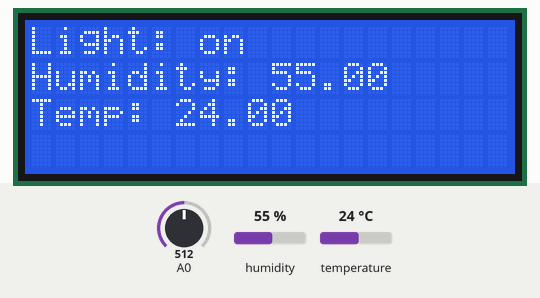
The sketch below on a simulated Arduino Uno, built with avr-gcc and run on an emulated ATmega328P. On the bench: 20×4 character LCD. The test bench sets the inputs (shaded band); at power-on: A0 = 512, humidity 55 %, temperature 24 °C.

Above: at 1.2 s.
1.3 s: A0 set to 988
7.3 s: A0 set to 1015
At 8.9 s:
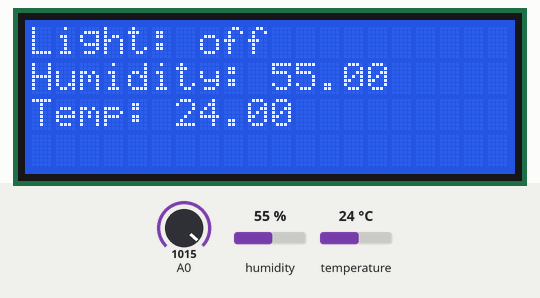
13.3 s: humidity set to 22 %
At 14.8 s:
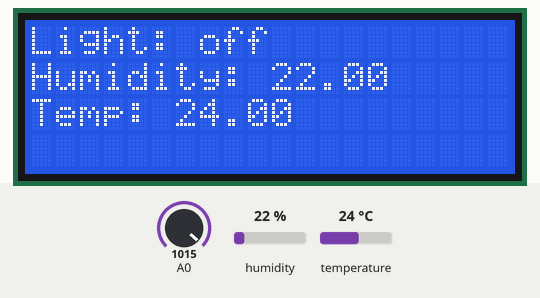
17.9 s: temperature set to 12 °C
At 19.9 s:
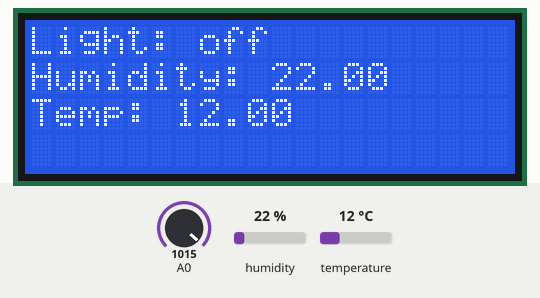
24.0 s: humidity set to 40 %
At 25.8 s:
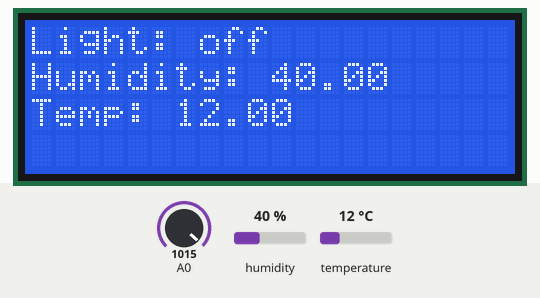
Timing chart, 0 to 27.3 s (numbered marks = the images above; inputs shaded):
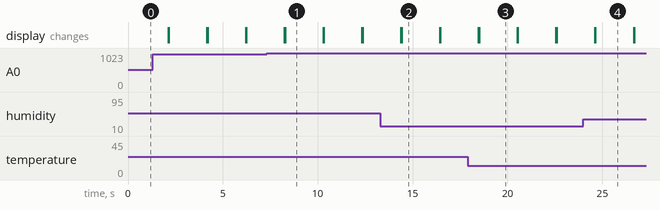

Measured:
- the behaviour switches between 1000 and 1001 on A0 (found by bisection; images 0 and 1)
- after the input at 7.3 s, the display: first differs from a run without the input after 0.98 s (image 1)
- after the input at 13.3 s, the display: first differs from a run without the input after 1.1 s (image 2)
- after the input at 17.9 s, the display: first differs from a run without the input after 0.60 s (image 3)
- after the input at 24.0 s, the display: first differs from a run without the input after 0.64 s (image 4)
- what the display in image 1 shows lasts 2.0 s, from 8.3 s to 10.3 s

The sketch:

sketch_jun05a.ino
```cpp
#include "DHT.h"
#define DHTPIN 2
#define DHTTYPE DHT22
DHT dht(DHTPIN, DHTTYPE);

#include <Wire.h>
#include <LiquidCrystal_I2C.h>
LiquidCrystal_I2C lcd(0x27,20,4);

void setup() {
  Serial.begin(9600);
  dht.begin();
  lcd.init();
  lcd.backlight();
}

void loop() {
  int lux = analogRead(A0);
  if ( lux >1000){
    lcd.setCursor(0,0);
    lcd.print("Light: off");
  }
  else{
    lcd.setCursor(0,0);
    lcd.print("Light: on");
  }

  float h = dht.readHumidity();
  float t = dht.readTemperature();

  lcd.setCursor(0,1);
  lcd.print("Humidity: ");
  lcd.print(h);

  lcd.setCursor(0,2);
  lcd.print("Temp: ");
  lcd.print(t);
  delay(2000);
  lcd.clear();

  if (Serial.available()>0){
    char c = Serial.read();

    // send humidity value
    if (c == '1'){
      Serial.println(h);
    }
    // send temp value
    else if (c == '2'){
      Serial.println(t);
    }
    // send light state
    else if (c == '3'){
      if ( lux >1000){
        Serial.println("0");
      }
      else{
        Serial.println("1");
      }
    }
  }

}
```
